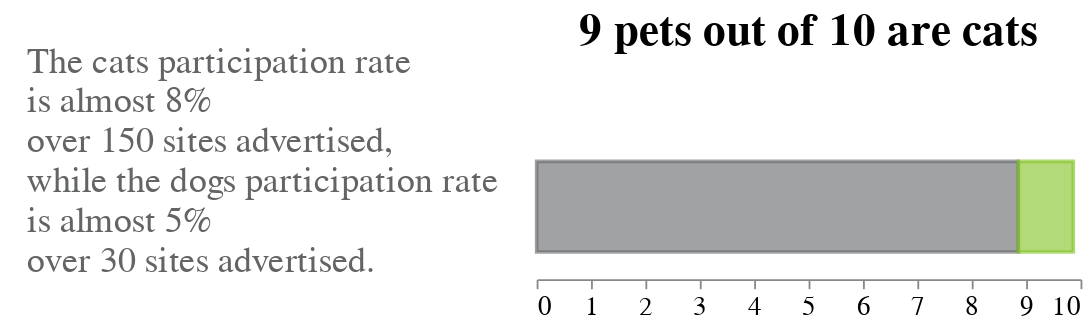

The code cell stored with this chart in its notebook:
### Code cell
chart = chart.properties(
    height=120,
    title='9 pets out of 10 are cats',
)

layer2 = text | chart



configure_layout(layer2)

### Figure 1 — Vega-Lite specification as saved in the notebook (floating-point values rounded to 4 significant figures)
{"config": {"view": {"continuousWidth": 300, "continuousHeight": 300, "strokeWidth": 0}, "axis": {"grid": false, "labelFontSize": 15, "titleFontSize": 20}, "title": {"fontSize": 25}}, "hconcat": [{"data": {"name": "data-ec898dbcdcfc5738df234838b31e54e2"}, "mark": {"type": "text", "align": "left", "color": "#636466", "fontSize": 20, "y": 0}, "encoding": {"text": {"field": "text", "type": "nominal"}}}, {"data": {"name": "data-eed7b3246ab042143a76f3352fafd93c"}, "mark": {"type": "bar", "size": 50}, "encoding": {"color": {"field": "pet", "legend": null, "scale": {"range": ["#636466", "#80C11E"]}, "type": "ordinal"}, "opacity": {"value": 0.6}, "stroke": {"field": "pet", "legend": null, "scale": {"range": ["#636466", "#80C11E"]}, "type": "ordinal"}, "strokeWidth": {"value": 2}, "x": {"axis": {"grid": false, "orient": "bottom", "tickMinStep": 1, "title": null}, "field": "percentage", "scale": {"domain": [0, 10]}, "type": "quantitative"}, "y": {"value": 80}}, "height": 120, "title": "9 pets out of 10 are cats"}], "$schema": "https://vega.github.io/schema/vega-lite/v5.8.0.json", "datasets": {"data-ec898dbcdcfc5738df234838b31e54e2": [{"text": ["The cats participation rate", "is almost 8%", "over 150 sites advertised,", "while the dogs participation rate", "is almost 5%", "over 30 sites advertised."]}], "data-eed7b3246ab042143a76f3352fafd93c": [{"pet": "Cat", "number_of_participants": 1138, "percentage": 8.856, "number_of_advertised_sites": 150, "participation_rate": 7.587}, {"pet": "Dog", "number_of_participants": 130, "percentage": 1.012, "number_of_advertised_sites": 28, "participation_rate": 4.643}]}}
